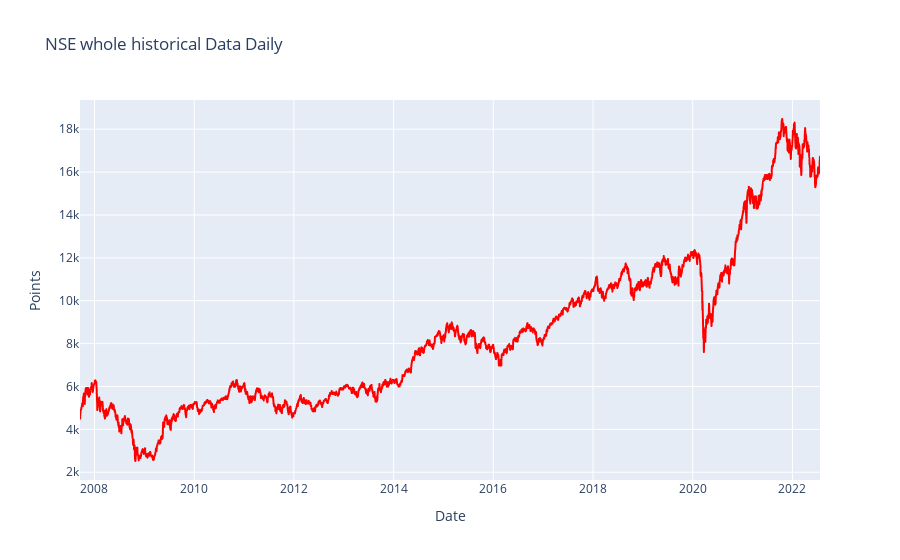

This figure's notebook cell:
### Markdown cell above
* Perfect no null values

### Code cell
fig = px.line(nse_data_daily, x="Date", y="Close", title='NSE whole historical Data Daily')
fig.update_yaxes(title_text='Points') #Update Y-Axis title
fig.update_traces(line_color='#FF0000') #Update Chart colo
fig.show()

### Figure 1 — Plotly figure (JSON) as saved in the notebook; plotly's stock layout.template omitted (floating-point values rounded to 4 significant figures; data arrays with more than 128 entries replaced by an {"elided": "..."} marker saying what was removed)
{"data": [{"hovertemplate": "Date=%{x}<br>Close=%{y}<extra></extra>", "legendgroup": "", "line": {"color": "#FF0000", "dash": "solid"}, "marker": {"symbol": "circle"}, "mode": "lines", "name": "", "showlegend": false, "type": "scattergl", "x": {"elided": "3638 str values"}, "xaxis": "x", "y": {"elided": "3638 float values"}, "yaxis": "y"}], "layout": {"legend": {"tracegroupgap": 0}, "title": {"text": "NSE whole historical Data Daily"}, "xaxis": {"anchor": "y", "domain": [0, 1], "title": {"text": "Date"}}, "yaxis": {"anchor": "x", "domain": [0, 1], "title": {"text": "Points"}}}}
